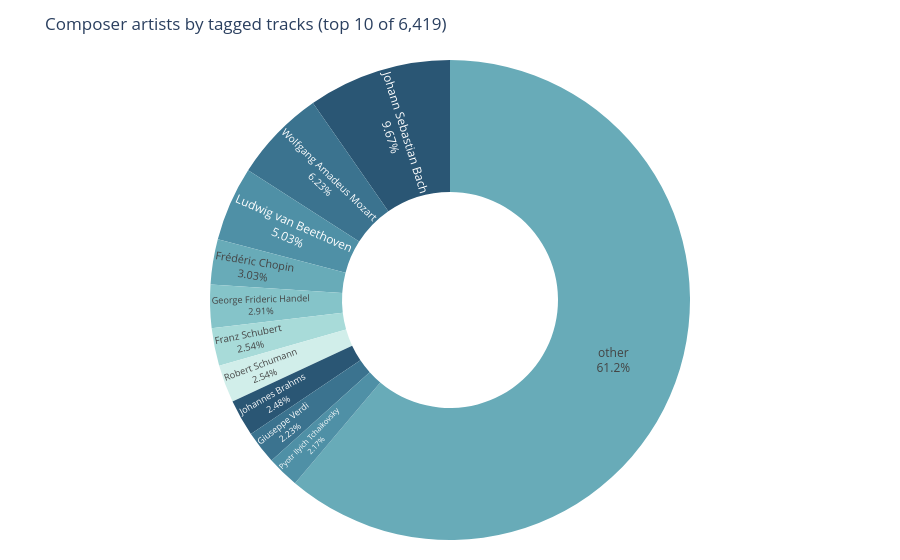

This figure's notebook cell:
### Code cell
import plotly.express as px

composer_counts = con.execute("""
SELECT c.name_artist AS composer, COUNT(DISTINCT c.track_rowid) AS tracks
FROM classical_tracks c
WHERE c.artist_roles IS NOT NULL
  AND c.artist_roles <> ''
  AND EXISTS (
      SELECT 1
      FROM unnest(
          from_json(c.artist_roles, '[{"id":"VARCHAR","name":"VARCHAR","role":"VARCHAR"}]')
      ) AS u(r)
      WHERE r.id = c.id_artist
        AND lower(r.role) = 'composer'
  )
GROUP BY composer
ORDER BY tracks DESC
""").df()

plot = composer_counts.head(10).copy()
plot.loc[len(plot)] = {"composer": "other", "tracks": composer_counts["tracks"].iloc[10:].sum()}

fig = px.pie(
    plot,
    names="composer",
    values="tracks",
    hole=0.45,
    color="composer",
    color_discrete_sequence=px.colors.sequential.Teal_r * 2,
    title=f"Composer artists by tagged tracks (top 10 of {len(composer_counts):,})",
)
fig.update_traces(
    textposition="inside",
    textinfo="percent+label",
    hovertemplate="%{label}<br>%{value:,} tracks (%{percent})<extra></extra>",
)
fig.update_layout(showlegend=False, margin=dict(t=60, b=20, l=20, r=20))
fig.show()

### Figure 1 — Plotly figure (JSON) as saved in the notebook; plotly's stock layout.template omitted (floating-point values rounded to 4 significant figures)
{"data": [{"customdata": [["Johann Sebastian Bach"], ["Wolfgang Amadeus Mozart"], ["Ludwig van Beethoven"], ["Frédéric Chopin"], ["George Frideric Handel"], ["Franz Schubert"], ["Robert Schumann"], ["Johannes Brahms"], ["Giuseppe Verdi"], ["Pyotr Ilyich Tchaikovsky"], ["other"]], "domain": {"x": [0, 1], "y": [0, 1]}, "hole": 0.45, "hovertemplate": "%{label}<br>%{value:,} tracks (%{percent})<extra></extra>", "labels": ["Johann Sebastian Bach", "Wolfgang Amadeus Mozart", "Ludwig van Beethoven", "Frédéric Chopin", "George Frideric Handel", "Franz Schubert", "Robert Schumann", "Johannes Brahms", "Giuseppe Verdi", "Pyotr Ilyich Tchaikovsky", "other"], "legendgroup": "", "marker": {"colors": ["rgb(42, 86, 116)", "rgb(59, 115, 143)", "rgb(79, 144, 166)", "rgb(104, 171, 184)", "rgb(133, 196, 201)", "rgb(168, 219, 217)", "rgb(209, 238, 234)", "rgb(42, 86, 116)", "rgb(59, 115, 143)", "rgb(79, 144, 166)", "rgb(104, 171, 184)"]}, "name": "", "showlegend": true, "textinfo": "percent+label", "textposition": "inside", "type": "pie", "values": [288524, 185828, 149940, 90425, 86786, 75705, 75658, 73874, 66528, 64726, 1824423]}], "layout": {"legend": {"tracegroupgap": 0}, "margin": {"b": 20, "l": 20, "r": 20, "t": 60}, "piecolorway": ["rgb(42, 86, 116)", "rgb(59, 115, 143)", "rgb(79, 144, 166)", "rgb(104, 171, 184)", "rgb(133, 196, 201)", "rgb(168, 219, 217)", "rgb(209, 238, 234)", "rgb(42, 86, 116)", "rgb(59, 115, 143)", "rgb(79, 144, 166)", "rgb(104, 171, 184)", "rgb(133, 196, 201)", "rgb(168, 219, 217)", "rgb(209, 238, 234)"], "showlegend": false, "title": {"text": "Composer artists by tagged tracks (top 10 of 6,419)"}}}
